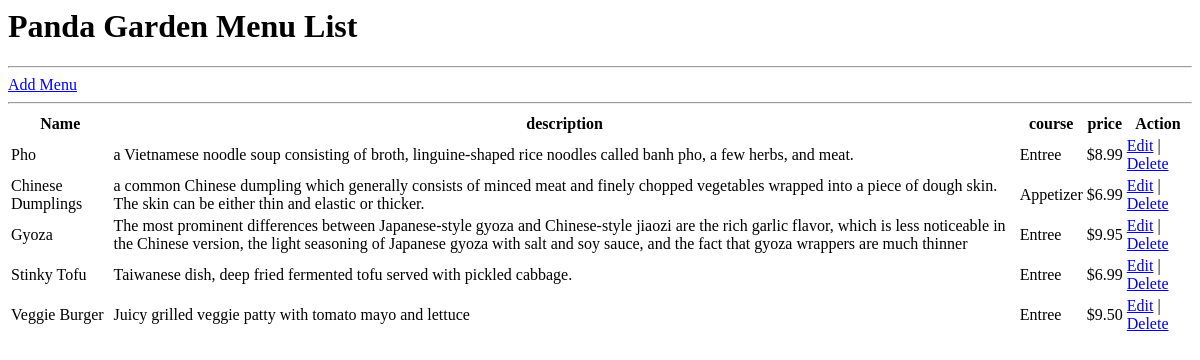
Page /restaurant/3/menu on the earlier database version.
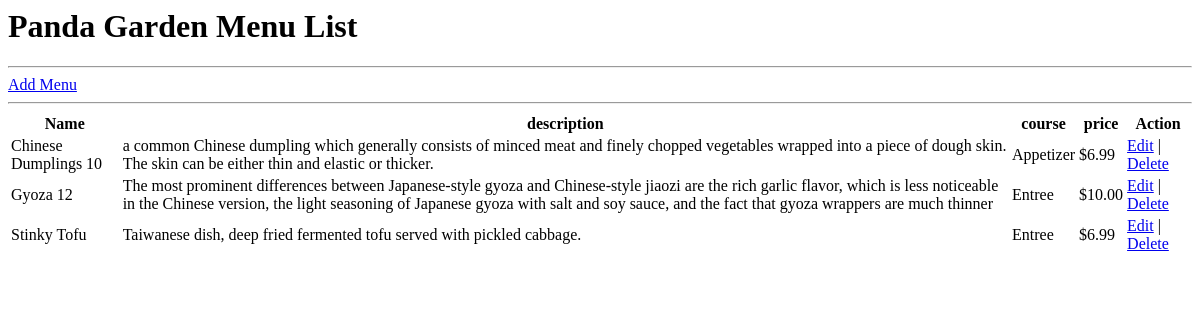
Same page on the later database version.
### database_setup.py (models this page shows)
class Restaurant(Base):
    __tablename__ = 'restaurant'
    id = Column(Integer, primary_key=True)
    name = Column(String(250), nullable=False)

class MenuItem(Base):
    __tablename__ = 'menu_item'
    name =Column(String(80), nullable = False)
    id = Column(Integer, primary_key = True)
    description = Column(String(250))
    price = Column(String(8))
    course = Column(String(250))
    restaurant_id = Column(Integer,ForeignKey('restaurant.id'))
    restaurant = relationship(Restaurant)

### finalproject.py (the view)
@app.route('/restaurant/<int:restaurant_id>')
@app.route('/restaurant/<int:restaurant_id>/menu')
def showMenu(restaurant_id):
	restaurant=session.query(Restaurant).filter_by(id=restaurant_id).one()
	items=session.query(MenuItem).filter_by(restaurant_id=restaurant_id)
	return render_template('menu.html',restaurant=restaurant,restaurant_id=restaurant_id,items=items)

### templates/menu.html
<html>
<body>
<h1>{{restaurant.name}} Menu List</h1>
<hr>
<a href="{{url_for('newMenuItem',restaurant_id=restaurant.id)}}">Add Menu</a>
<hr>
<table>
  <tr>
    <th>Name</th>
    <th>description</th>
    <th>course</th>
    <th>price</th>
    <th>Action</th>
  </tr>
  {% for item in items %}
  <tr>
    <td>{{item.name}}</td>
    <td>{{item.description}}</td>
      <td>{{item.course}}</td>
        <td>{{item.price}}</td>
    <td><a href="{{ url_for('editMenuItem',restaurant_id=restaurant.id,menu_id=item.id)}}">Edit</a> | <a href="{{ url_for('deleteMenuItem',restaurant_id=restaurant.id,menu_id=item.id) }}">Delete</a></td>
  </tr>
{% endfor %}
</table>
</body>
</html>

Differences in the rows shown:
removed MenuItem: name "Pho", description "a Vietnamese noodle soup consisting of broth, linguine-shaped rice noodles called banh pho, a few herbs, and meat.", course "Entree", price "$8.99"
removed MenuItem: name "Veggie Burger", description "Juicy grilled veggie patty with tomato mayo and lettuce", course "Entree", price "$9.50"
changed MenuItem "Appetizer": name "Chinese Dumplings" → "Chinese Dumplings 10"
changed MenuItem: name "Gyoza" → "Gyoza 12"; price "$9.95" → "$10.00"
